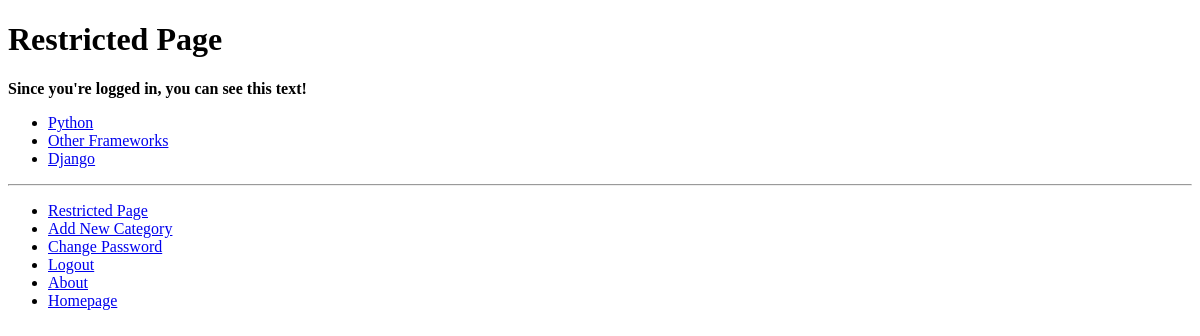
Before: /rango/restricted/ (signed in) with the older database file.
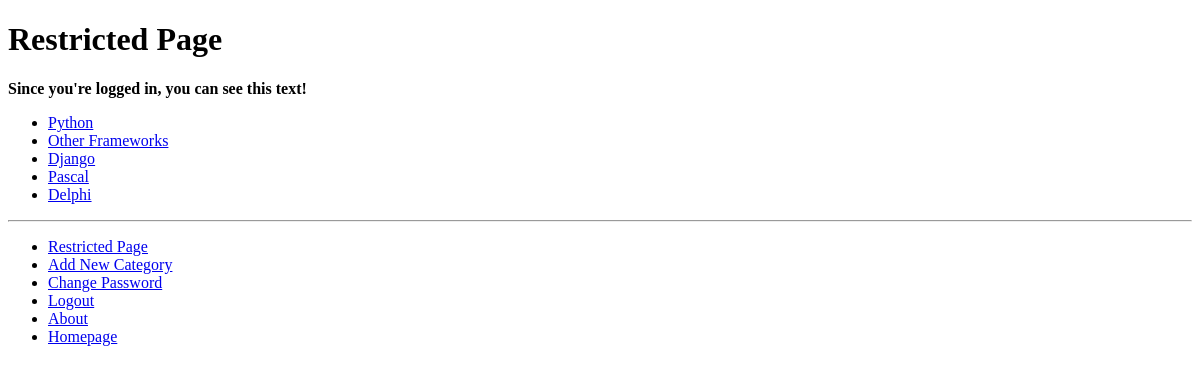
After: the same page with the newer database file.
### rango/models.py (models this page shows, shortened)
class Category(models.Model):
    name = models.CharField(max_length=128, unique=True)
    views = models.IntegerField(default=0)
    likes = models.IntegerField(default=0)
    slug = models.SlugField(unique=True)
    class Meta:
        verbose_name_plural = 'categories'

### rango/views.py (the view)
@login_required
def restricted(request):
    return render(request, 'rango/restricted.html', {'context': "Since you're logged in, you can see this text!"})

### rango/templatetags/rango_template_tags.py (called while the page is built)
@register.inclusion_tag('rango/cats.html')
def get_category_list(cat=None):
    return {'cats': Category.objects.all(), 'act_cat': cat}

### templates/rango/restricted.html (shortened to what this page needs)
{% extends 'rango/base.html' %}
{% load staticfiles %}
{% block body_block %}
    <h1>Restricted Page</h1>
    <strong>{{ context }}</strong>
{% endblock %}

### templates/rango/base.html (shortened to what this page needs)
<!DOCTYPE html>
{% load staticfiles %}
{% load rango_template_tags %}
<html lang="en">
    <head>
    </head>
    <body>
        <div>
            {% block body_block %}
            {% endblock %}
        </div>
        <div>
            {% block sidebar_block %}
                {% get_category_list category %}
            {% endblock %}
        </div>
        <hr/>
        <div>
            <ul>
                {% if user.is_authenticated %}
                    <li><a href="{% url 'restricted' %}">Restricted Page</a></li>
                    <li><a href="{% url 'add_category' %}">Add New Category</a></li>
                    <li><a href="{% url 'auth_password_change' %}">Change Password</a></li>
                    <li><a href="{% url 'auth_logout' %}?next=/rango/">Logout</a></li>
                {% else %}
                    <li><a href="{% url 'auth_login' %}">Sing In</a></li>
                    <li><a href="{% url 'registration_register' %}">Sing Up</a></li>
                {% endif %}
                <li><a href="{% url 'about' %}">About</a></li>
                <li><a href="{% url 'index' %}">Homepage</a></li>
            </ul>
        </div>
    </body>
</html>

### templates/rango/cats.html
<ul class="nav nav-pills flex-column">
    {% if cats %}
        {% for c in cats %}
            {% if c == act_cat %}
                <li class="nav-item">
                    <a class="nav-link active" href="{% url 'show_category' c.slug %}">{{ c.name }}<span class="sr-only">(current)</span></a>
                </li>
            {% else %}
                <li class="nav-item">
                    <a class="nav-link" href="{% url 'show_category' c.slug %}">{{ c.name }}</a>
                </li>
            {% endif %}
        {% endfor %}
    {% else %}
        <li class="nav-item">
            <a class="nav-link active" href="#">There are no categories present.<span class="sr-only">(current)</span></a>
        </li>
    {% endif %}
</ul>

Changed rows visible on the page:
added Category: name "Pascal"
added Category: name "Delphi"
